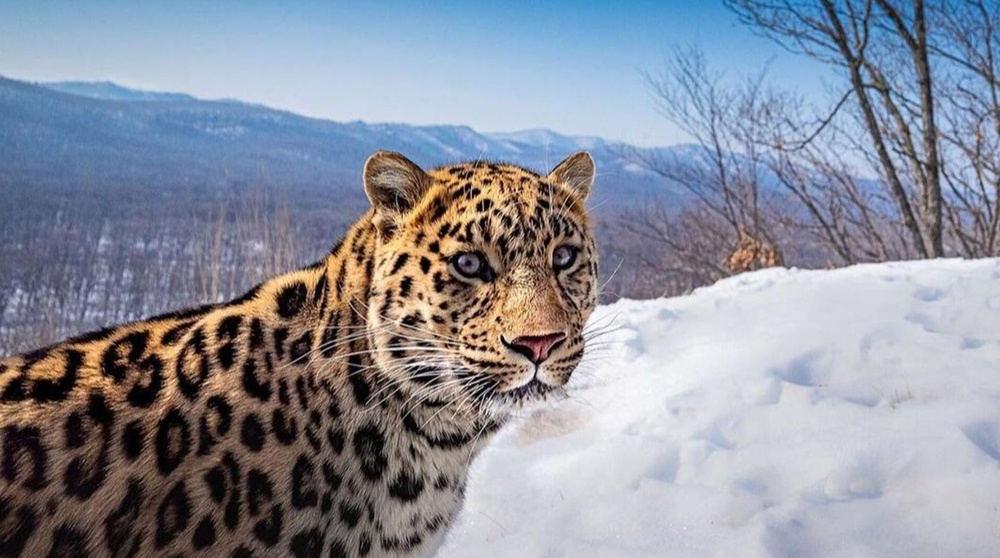
#> input picture cv/texture/leopard.jpg, 1000 x 558 px, shrunk from 1678 x 936 before the run
$ python main.py
#> lines starting #> are read from the running program, lines starting #| are printed output that depends on the picture
from skimage import io, filters
import numpy as np
from scipy.spatial import Voronoi, voronoi_plot_2d
from matplotlib import pyplot as plt
from skimage.feature import peak_local_max

def get_voronoi_diagram(img_path):
  # Загрузка изображения (не забудьте загрузить изображение в папку colab слева)
#> called with img_path = 'leopard.jpg'
  img = io.imread(img_path)
#> img is the input picture: shape (558, 1000, 3); mean R, G, B 139.8, 144, 157.2

  # Проверка размеров изображения
  print(img.shape)
#| (558, 1000, 3)

  # отбираем тольк один цветовой канал для корректной работы (третий индекс 0 соотвествует первому по порядку каналу)
  img = img[:, :, 0]
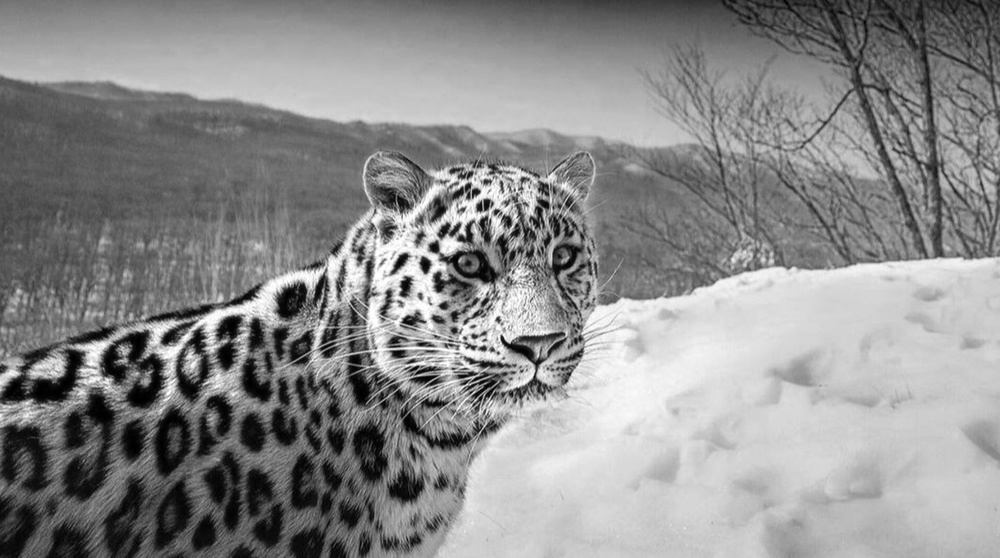
#> img: shape (558, 1000); min 0, max 255, mean 139.8
  print(img.shape)
#| (558, 1000)

  # Шаг 1 - Применение гауссового размытия для усреднения локальных вариаций интенсивности
  img_blurred = filters.gaussian(img, sigma=9)  # Гауссовое размытие с заданным значением sigm
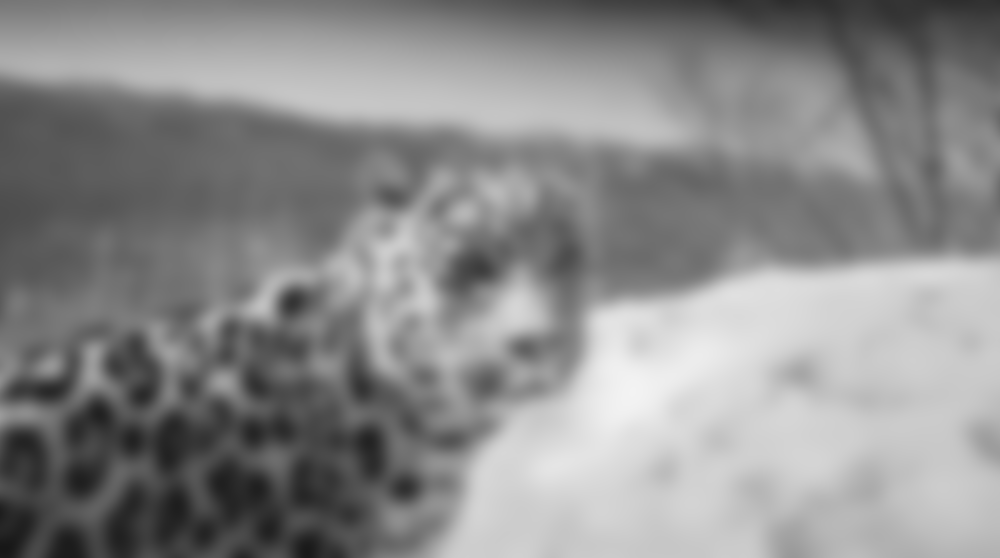
#> img_blurred: shape (558, 1000) float64; min 0.0906, max 0.953, mean 0.548


  # Шаг 2: Нахождение точек, представляющих каждый объект, для использования в Вороного
  # Нахождение локальных максимумов на изображении
  coordinates = peak_local_max(
      img_blurred,
      min_distance=20,
      exclude_border=False
  )
#> coordinates = 71 pairs, first value 66 to 557, second value 0 to 999

  # Шаг 3: Создание диаграммы вороного
  vor3 = Voronoi(coordinates)
  return voronoi_plot_2d(vor3)

leopard_diagram = get_voronoi_diagram('leopard.jpg')
leopard_diagram.show()
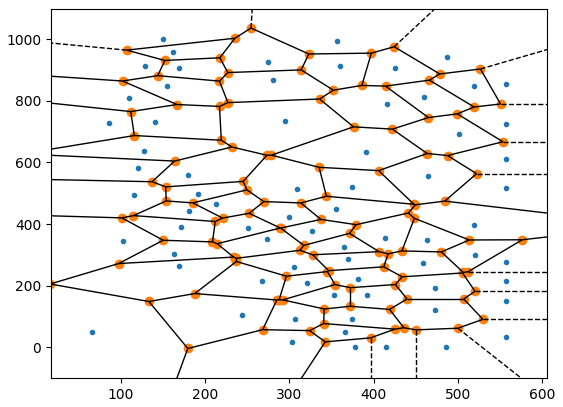
#> figure drawn by matplotlib, 1 panel
plt.show()
